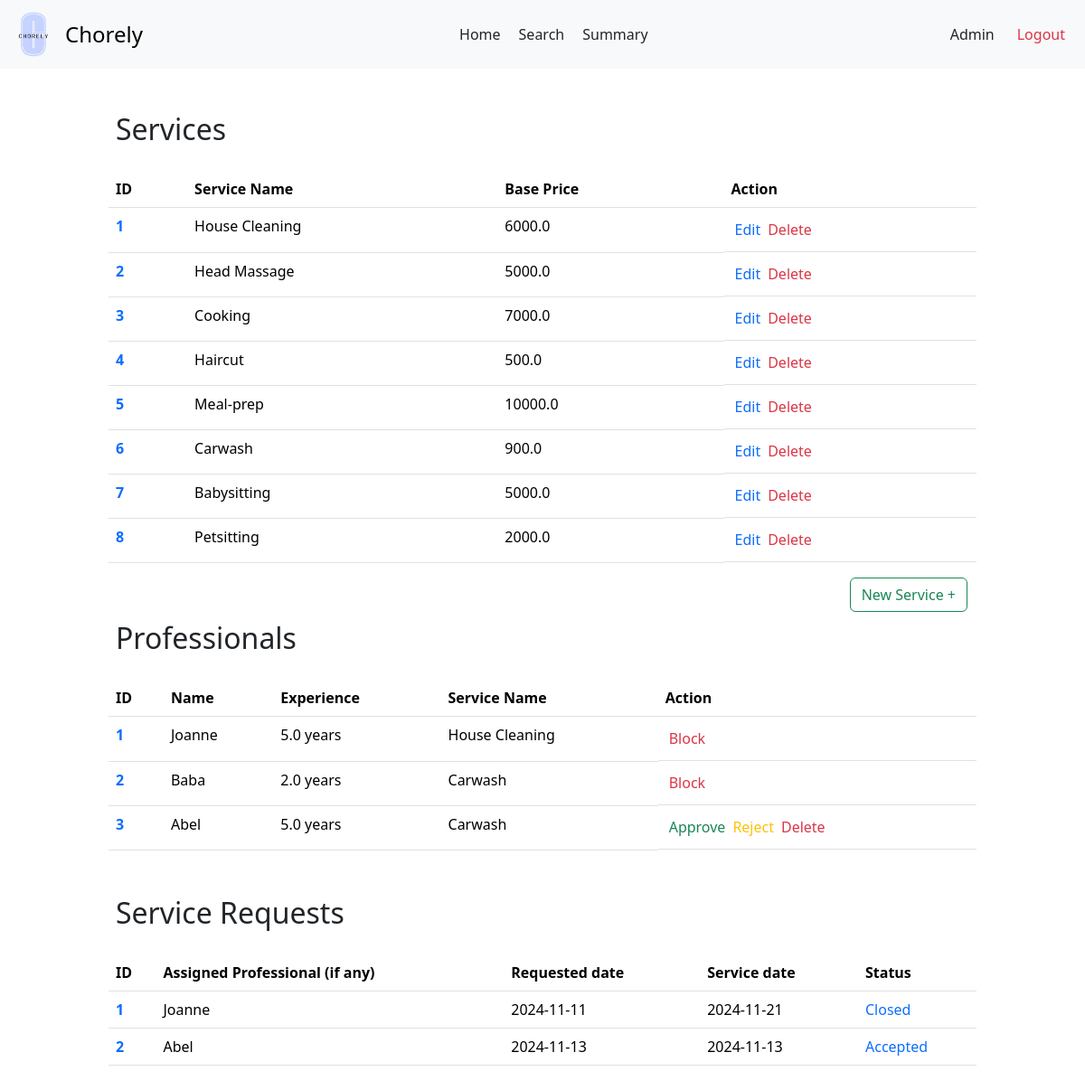
/admin, run on an earlier commit of the app's database.
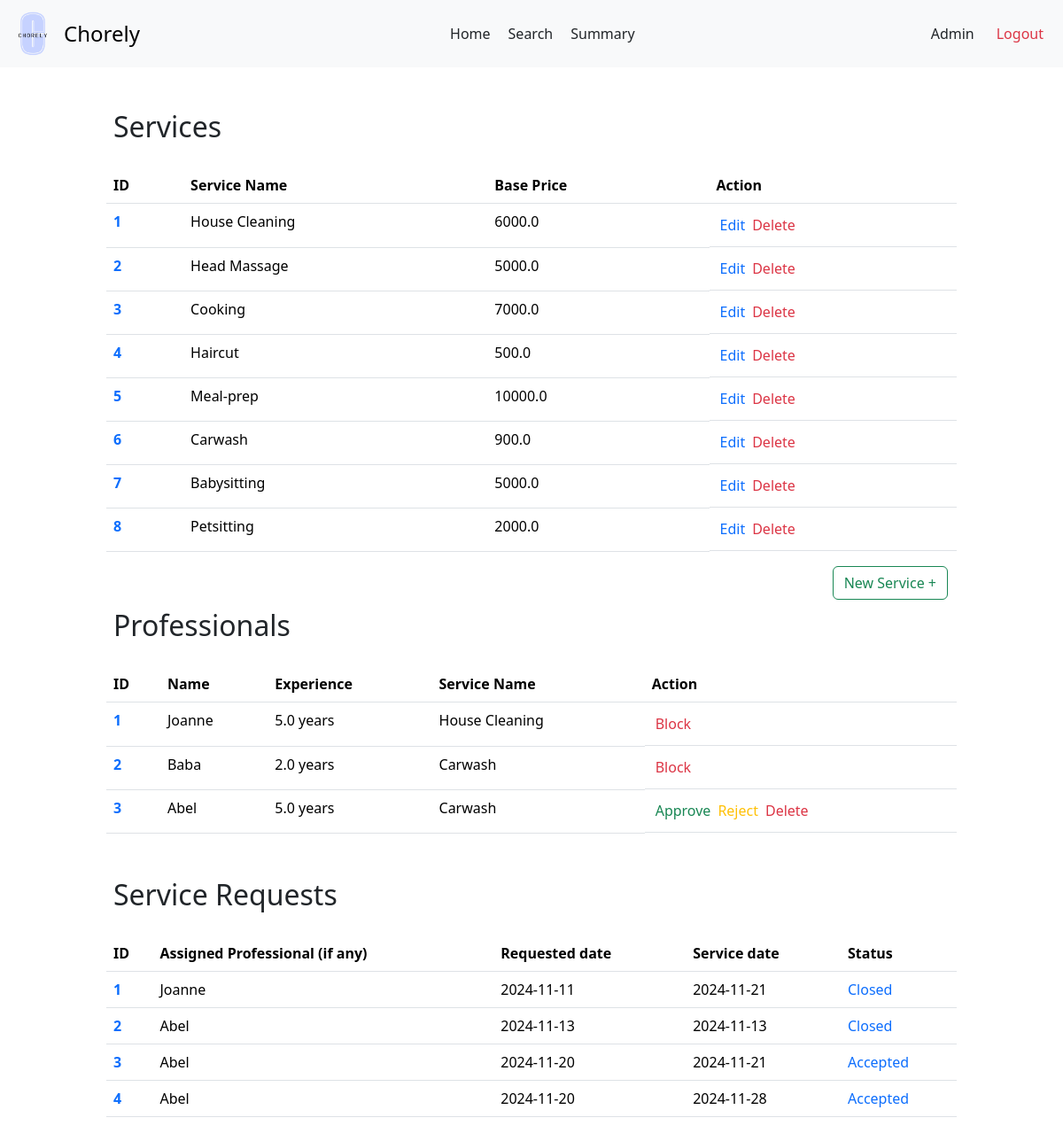
And on a later commit of the database.
### backend/models.py (models this page shows)
class Services(db.Model):
    __tablename__ = 'Services'
    service_id = db.Column(db.Integer, primary_key=True, autoincrement=True)
    name = db.Column(db.String, nullable=False)
    description = db.Column(db.String)
    base_price = db.Column(db.Float, nullable=False)
    time_required = db.Column(db.Integer)
    category = db.Column(db.String)
    service_professionals = db.relationship('ServiceProfessionals', backref='service')
    service_requests = db.relationship('ServiceRequests', backref='service')

class ServiceProfessionals(db.Model):
    __tablename__ = 'ServiceProfessionals'
    professional_id = db.Column(db.Integer, primary_key=True, autoincrement=True)
    user_id = db.Column(db.Integer, db.ForeignKey('Users.user_id'), unique=True, nullable=False)
    service_id = db.Column(db.Integer, db.ForeignKey('Services.service_id'), nullable=False)
    experience_years = db.Column(db.Integer)
    profile_verified = db.Column(db.Boolean, default=False)
    name = db.Column(db.String, nullable = False)
    phone = db.Column(db.String)
    address = db.Column(db.String)
    pin_code = db.Column(db.String)
    service_requests = db.relationship('ServiceRequests', backref='professional')

class ServiceRequests(db.Model):
    __tablename__ = 'ServiceRequests'
    request_id = db.Column(db.Integer, primary_key=True, autoincrement=True)
    service_id = db.Column(db.Integer, db.ForeignKey('Services.service_id'), nullable=False)
    customer_id = db.Column(db.Integer, db.ForeignKey('Customers.customer_id'), nullable=False)
    professional_id = db.Column(db.Integer, db.ForeignKey('ServiceProfessionals.professional_id'))
    requested_service_date = db.Column(db.Date, default=date.today())
    date_of_request = db.Column(db.Date, default=date.today())
    date_of_completion = db.Column(db.Date)
    service_status = db.Column(db.String, default='requested')
    additional_requests = db.Column(db.String)
    remarks = db.Column(db.String)
    rating = db.Column(db.Float)

### backend/adminController.py (the view)
@app.route('/admin')
def admin_dash():
  services = Services.query.all()
  professionals = ServiceProfessionals.query.all()
  service_requests = ServiceRequests.query.all()
  return render_template('admin-dash.html', services = services, professionals = professionals, service_requests = service_requests)

### templates/admin-dash.html (shortened to what the changed rows need)
<!DOCTYPE html>
<html lang="en">
<head>
  <link href="https://cdn.jsdelivr.net/npm/bootstrap@5.3.3/dist/css/bootstrap.min.css" rel="stylesheet">
  <link rel="stylesheet" href="{{ url_for('static', filename = 'prof-dash.css')}}">
  <link rel="stylesheet" href="{{ url_for('static', filename = 'navbar.css')}}">
</head>
<body>
  <div id="main">
    <div id="canvas">
      <br>
      <h2 class="headings">Services</h2><br>
      {% if services|length==0 %}
        <div class="text text-center">
          <h5 class="headings">There are no created services</h5>
        </div>
      {% else %}
        <div>
          <table class="table">
            <thead>
              <tr>
                <th scope="col">ID</th>
                <th scope="col">Service Name</th>
                <th scope="col">Base Price</th>
                <th scope="col">Action</th>
              </tr>
            </thead>
            <tbody>
              {% for service in services %}
                <tr>
                  <th scope="row"> <a href="/admin/view/service/{{ service.service_id }}" class="text"> {{ loop.index }}</a></th>
                  <td>{{service.name}}</td>
                  <td>{{ service.base_price }}</td>
                  <td class="d-flex"><a href="/admin/service/edit/{{ service.service_id }}" class="nav-link text-primary accept-btn" >Edit</a><a href="#" class="nav-link text-danger reject-btn">Delete</a> </td>
                </tr>
              {% endfor %}
            </tbody>
          </table>
        </div>
      {% endif %}
      <h2 class="headings">Professionals</h2><br>
      {% if professionals|length ==0 %}
        <div class="text text-center mt-3 mb-3">
          <h5 class="headings">No Registered Professionals</h5>
        </div>
      {% else %}
        <div>
          <table class="table">
            <thead>
              <tr>
                <th scope="col">ID</th>
                <th scope="col">Name</th>
                <th scope="col">Experience</th>
                <th scope="col">Service Name</th>
                <th scope="col">Action</th>
              </tr>
            </thead>
            <tbody>
              {% for pro in professionals %}
                <tr>
                  <th scope="row"> <a href="/admin/view/pro/{{ pro.professional_id }}" class="text text-primary"> {{ loop.index }}</a></th>
                  <td>{{pro.name}}</td>
                  <td>{{pro.experience_years}} years</td>
                  {% for service in services %}
                    {% if service.service_id == pro.service_id %}
                      <td>{{ service.name }}</td>
                    {% endif %}
                  {% endfor %}
                  {% if pro.user.is_blocked %}
                    <td class="d-flex">
                      <a href="/admin/unblock/prof/{{ pro.professional_id }}" class="nav-link text-success reject-btn">Unblock</a>
                    </td>
                  {% else %}
                    {% if not pro.profile_verified %}
                      <td class="d-flex"><a href="/admin/approve/prof/{{ pro.professional_id }}" class="nav-link text-success accept-btn">Approve</a> <a href="#" class="nav-link text-warning reject-btn"> Reject</a><a href="#" class="nav-link text-danger reject-btn">Delete</a></td>
                    {% else %}
                      <td class="d-flex">
                        <a href="/admin/block/prof/{{ pro.professional_id }}" class="nav-link text-danger reject-btn">Block</a>
                      </td>
                    {% endif %}
                  {% endif %}
                </tr>
              {% endfor %}
            </tbody>
          </table>
        </div>
      {% endif %}
      <br>
      <h2 class="headings">Service Requests</h2><br>
      {% if service_requests|length ==0 %}
        <div class="text text-center mt-3 mb-3">
          <h5 class="headings">No Requests have been made</h5>
        </div>
      {% else %}
      <div>
        <table class="table">
          <thead>
            <tr>
              <th scope="col">ID</th>
              <th scope="col">Assigned Professional (if any)</th>
              <th scope="col">Requested date</th>
              <th scope="col">Service date</th>
              <th scope="col">Status</th>
            </tr>
          </thead>
          <tbody>
            {% for request in service_requests %}
              <tr>
                <th scope="row"> <a href="/admin/view/request/{{ request.request_id }}" class="text text-primary"> {{ loop.index }}</a></th>
                <td>{{ request.professional.name or 'To be assigned' }}</td>
                <td>{{ request.date_of_request }}</td>
                <td>{{ request.requested_service_date }}</td>
                <td class="text text-primary">{{ request.service_status | title }}</td>
              </tr>
            {% endfor %}
          </tbody>
        </table>
      </div>
      {% endif %}
</body>
</html>

What changed in the data, as far as the page shows it:
changed ServiceRequests (number 2 of 4 on the later page): service_status "Accepted" → "Closed"
added ServiceRequests: professional "Abel", date_of_request "2024-11-20", requested_service_date "2024-11-21", service_status "Accepted"
added ServiceRequests: professional "Abel", date_of_request "2024-11-20", requested_service_date "2024-11-28", service_status "Accepted"
